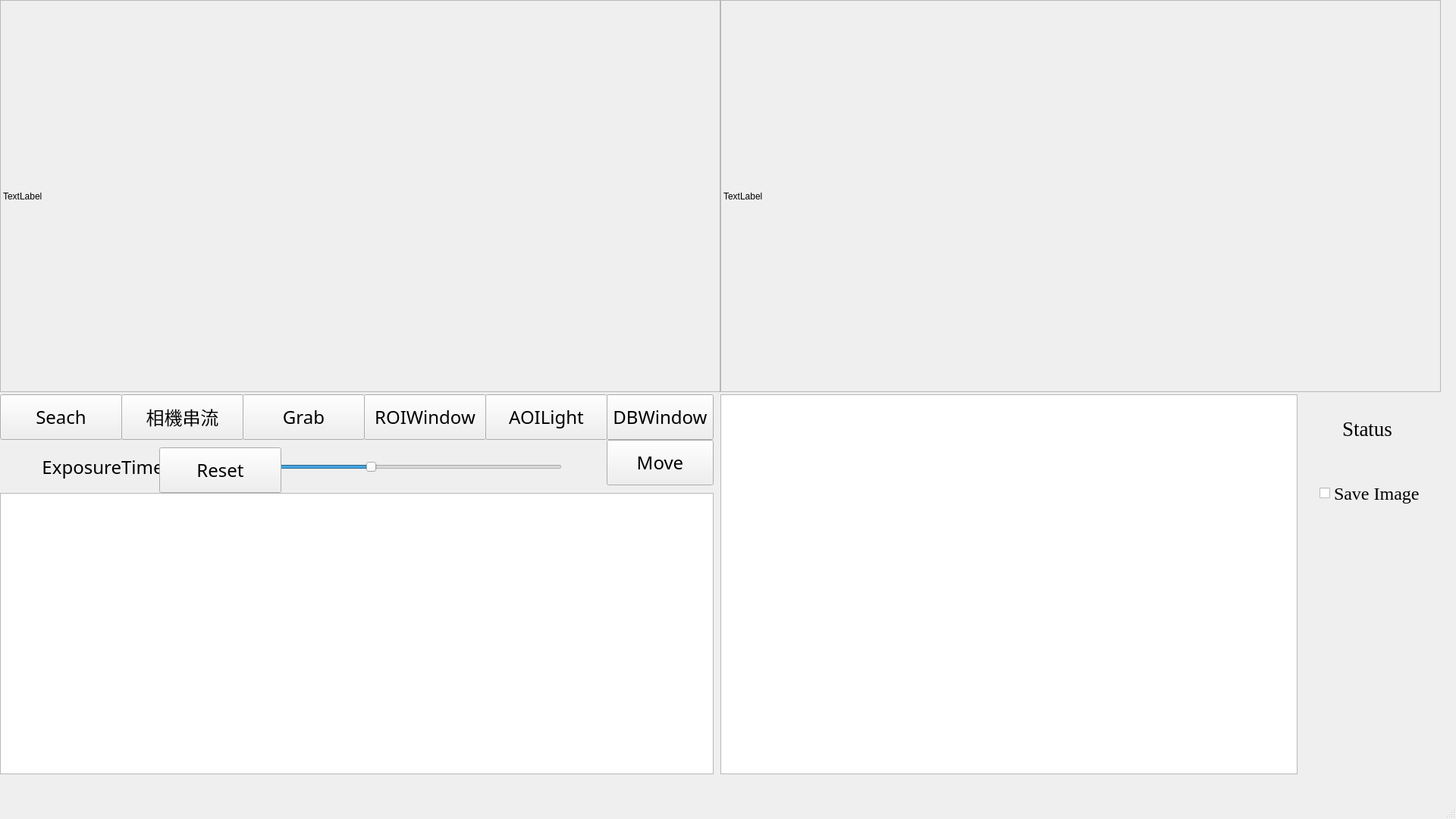
<?xml version="1.0" encoding="UTF-8"?>
<ui version="4.0">
 <class>Screwdriver_Main_Window</class>
 <widget class="QMainWindow" name="Screwdriver_Main_Window">
  <property name="geometry">
   <rect>
    <x>0</x>
    <y>0</y>
    <width>1920</width>
    <height>1080</height>
   </rect>
  </property>
  <property name="windowTitle">
   <string>Screwdriver_Detection</string>
  </property>
  <widget class="QWidget" name="centralwidget">
   <widget class="QLabel" name="label_image_Result">
    <property name="geometry">
     <rect>
      <x>950</x>
      <y>0</y>
      <width>950</width>
      <height>517</height>
     </rect>
    </property>
    <property name="inputMethodHints">
     <set>Qt::ImhNone</set>
    </property>
    <property name="frameShape">
     <enum>QFrame::StyledPanel</enum>
    </property>
    <property name="text">
     <string>TextLabel</string>
    </property>
   </widget>
   <widget class="QCheckBox" name="checkBox_saveImage">
    <property name="geometry">
     <rect>
      <x>1740</x>
      <y>620</y>
      <width>141</width>
      <height>61</height>
     </rect>
    </property>
    <property name="font">
     <font>
      <family>Times New Roman</family>
      <pointsize>18</pointsize>
     </font>
    </property>
    <property name="text">
     <string>Save Image</string>
    </property>
   </widget>
   <widget class="QPushButton" name="pushButton_NGReset">
    <property name="geometry">
     <rect>
      <x>210</x>
      <y>590</y>
      <width>161</width>
      <height>60</height>
     </rect>
    </property>
    <property name="font">
     <font>
      <family>標楷體</family>
      <pointsize>18</pointsize>
     </font>
    </property>
    <property name="accessibleName">
     <string/>
    </property>
    <property name="text">
     <string>Reset</string>
    </property>
   </widget>
   <widget class="QPushButton" name="pushButton_Light_Control">
    <property name="geometry">
     <rect>
      <x>640</x>
      <y>520</y>
      <width>161</width>
      <height>60</height>
     </rect>
    </property>
    <property name="font">
     <font>
      <family>標楷體</family>
      <pointsize>18</pointsize>
     </font>
    </property>
    <property name="accessibleName">
     <string/>
    </property>
    <property name="text">
     <string>AOILight</string>
    </property>
   </widget>
   <widget class="QPushButton" name="pushButton_MotorMove">
    <property name="geometry">
     <rect>
      <x>800</x>
      <y>580</y>
      <width>141</width>
      <height>60</height>
     </rect>
    </property>
    <property name="font">
     <font>
      <family>標楷體</family>
      <pointsize>18</pointsize>
     </font>
    </property>
    <property name="accessibleName">
     <string/>
    </property>
    <property name="text">
     <string>Move</string>
    </property>
   </widget>
   <widget class="QTableWidget" name="tableWidget_OutputMessage">
    <property name="geometry">
     <rect>
      <x>950</x>
      <y>520</y>
      <width>761</width>
      <height>501</height>
     </rect>
    </property>
    <property name="font">
     <font>
      <family>Times New Roman</family>
     </font>
    </property>
   </widget>
   <widget class="QTableWidget" name="tableWidget_OutputMessage_AllResult">
    <property name="geometry">
     <rect>
      <x>0</x>
      <y>650</y>
      <width>941</width>
      <height>371</height>
     </rect>
    </property>
    <property name="font">
     <font>
      <family>Times New Roman</family>
     </font>
    </property>
   </widget>
   <widget class="QPushButton" name="pushButton_ROIWindow">
    <property name="geometry">
     <rect>
      <x>480</x>
      <y>520</y>
      <width>161</width>
      <height>60</height>
     </rect>
    </property>
    <property name="font">
     <font>
      <family>標楷體</family>
      <pointsize>18</pointsize>
     </font>
    </property>
    <property name="accessibleName">
     <string/>
    </property>
    <property name="text">
     <string>ROIWindow</string>
    </property>
   </widget>
   <widget class="QLabel" name="label_image_Main">
    <property name="geometry">
     <rect>
      <x>0</x>
      <y>0</y>
      <width>950</width>
      <height>517</height>
     </rect>
    </property>
    <property name="inputMethodHints">
     <set>Qt::ImhNone</set>
    </property>
    <property name="frameShape">
     <enum>QFrame::StyledPanel</enum>
    </property>
    <property name="text">
     <string>TextLabel</string>
    </property>
   </widget>
   <widget class="QPushButton" name="pushButton_Seach">
    <property name="geometry">
     <rect>
      <x>0</x>
      <y>520</y>
      <width>161</width>
      <height>60</height>
     </rect>
    </property>
    <property name="font">
     <font>
      <family>標楷體</family>
      <pointsize>18</pointsize>
     </font>
    </property>
    <property name="accessibleName">
     <string/>
    </property>
    <property name="text">
     <string>Seach</string>
    </property>
   </widget>
   <widget class="QPushButton" name="pushButton_Grab">
    <property name="geometry">
     <rect>
      <x>320</x>
      <y>520</y>
      <width>161</width>
      <height>60</height>
     </rect>
    </property>
    <property name="font">
     <font>
      <family>標楷體</family>
      <pointsize>18</pointsize>
     </font>
    </property>
    <property name="accessibleName">
     <string/>
    </property>
    <property name="text">
     <string>Grab</string>
    </property>
   </widget>
   <widget class="QLabel" name="label_ExposureTime">
    <property name="geometry">
     <rect>
      <x>0</x>
      <y>580</y>
      <width>271</width>
      <height>71</height>
     </rect>
    </property>
    <property name="font">
     <font>
      <family>Agency FB</family>
      <pointsize>18</pointsize>
     </font>
    </property>
    <property name="text">
     <string>ExposureTime</string>
    </property>
    <property name="alignment">
     <set>Qt::AlignCenter</set>
    </property>
   </widget>
   <widget class="QSlider" name="horizontalSlider_ExposureTime">
    <property name="geometry">
     <rect>
      <x>300</x>
      <y>590</y>
      <width>441</width>
      <height>51</height>
     </rect>
    </property>
    <property name="minimum">
     <number>10000</number>
    </property>
    <property name="maximum">
     <number>150000</number>
    </property>
    <property name="value">
     <number>48555</number>
    </property>
    <property name="orientation">
     <enum>Qt::Horizontal</enum>
    </property>
   </widget>
   <widget class="QPushButton" name="pushButton_cameralink">
    <property name="geometry">
     <rect>
      <x>160</x>
      <y>520</y>
      <width>161</width>
      <height>60</height>
     </rect>
    </property>
    <property name="font">
     <font>
      <family>標楷體</family>
      <pointsize>18</pointsize>
     </font>
    </property>
    <property name="text">
     <string>相機串流</string>
    </property>
   </widget>
   <widget class="QPushButton" name="pushButton_Database_Window">
    <property name="geometry">
     <rect>
      <x>800</x>
      <y>520</y>
      <width>141</width>
      <height>60</height>
     </rect>
    </property>
    <property name="font">
     <font>
      <family>標楷體</family>
      <pointsize>18</pointsize>
     </font>
    </property>
    <property name="accessibleName">
     <string/>
    </property>
    <property name="text">
     <string>DBWindow</string>
    </property>
   </widget>
   <widget class="QLabel" name="label_status">
    <property name="geometry">
     <rect>
      <x>1770</x>
      <y>530</y>
      <width>101</width>
      <height>71</height>
     </rect>
    </property>
    <property name="font">
     <font>
      <family>Times New Roman</family>
      <pointsize>20</pointsize>
     </font>
    </property>
    <property name="text">
     <string>Status</string>
    </property>
   </widget>
   <zorder>label_image_Result</zorder>
   <zorder>checkBox_saveImage</zorder>
   <zorder>pushButton_Light_Control</zorder>
   <zorder>pushButton_MotorMove</zorder>
   <zorder>tableWidget_OutputMessage</zorder>
   <zorder>tableWidget_OutputMessage_AllResult</zorder>
   <zorder>pushButton_ROIWindow</zorder>
   <zorder>label_image_Main</zorder>
   <zorder>pushButton_Seach</zorder>
   <zorder>pushButton_Grab</zorder>
   <zorder>label_ExposureTime</zorder>
   <zorder>horizontalSlider_ExposureTime</zorder>
   <zorder>pushButton_cameralink</zorder>
   <zorder>pushButton_Database_Window</zorder>
   <zorder>label_status</zorder>
   <zorder>pushButton_NGReset</zorder>
  </widget>
  <widget class="QMenuBar" name="menubar">
   <property name="geometry">
    <rect>
     <x>0</x>
     <y>0</y>
     <width>1920</width>
     <height>21</height>
    </rect>
   </property>
  </widget>
  <widget class="QStatusBar" name="statusbar"/>
 </widget>
 <resources/>
 <connections/>
</ui>
